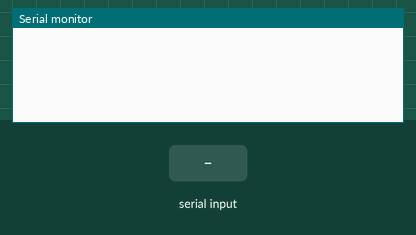
Recording of a sketch running on a simulated Arduino Uno, built with avr-gcc and run on an emulated ATmega328P. On the bench: the last lines printed to the serial monitor. The inputs (shaded band) are chosen by the test bench.

Above: at 1.2 s.
1.3 s: byte 30 received over Serial
At 2.0 s:
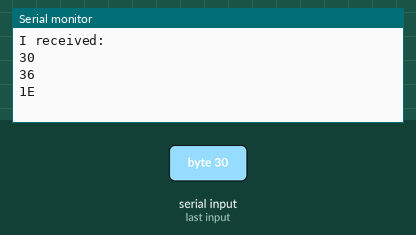
2.8 s: byte 90 received over Serial
At 3.2 s:
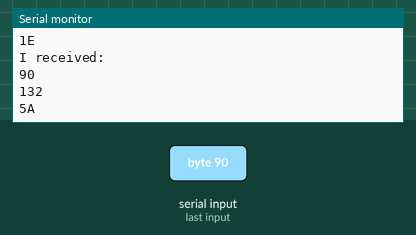
4.3 s: byte 120 received over Serial
At 5.6 s:
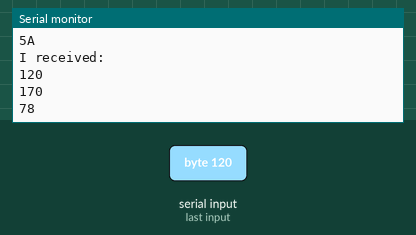
Timing chart, 0 to 7.3 s (numbered marks = the images above; inputs shaded):
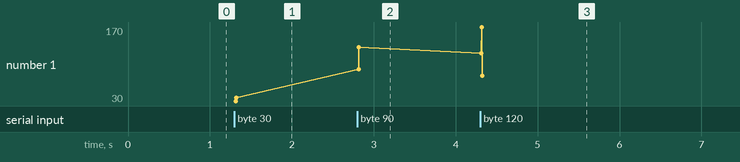

Measured:
- after the input at 1.3 s, the serial monitor: prints a new line at once (image 1)
- after the input at 2.8 s, the serial monitor: prints a new line at once (image 2)
- after the input at 4.3 s, the serial monitor: prints a new line at once (image 3)
- plotted number 1: 36 → 132 after the input at 2.8 s, 132 → 78 after the input at 4.3 s

The sketch:

ArduinoDataSendReceive.ino
```cpp
int incomingByte = 0;   // for incoming serial data

void setup() {
        Serial.begin(9600);     // opens serial port, sets data rate to 9600 bps
}

void loop() {

        // send data only when you receive data:
        if (Serial.available() > 0) {
                // read the incoming byte:
                incomingByte = Serial.read();

                // say what you got:
                Serial.print("I received: \n");
                Serial.println(incomingByte, DEC);
                Serial.println(incomingByte, OCT);
                Serial.println(incomingByte, HEX);

        }
}
```
